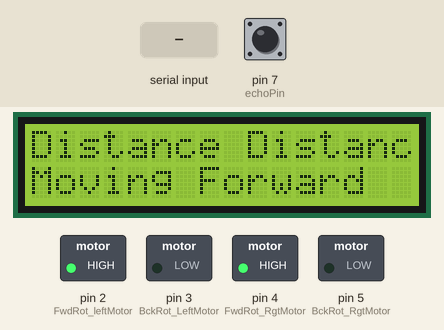
Recording of a sketch running on a simulated Arduino Uno, built with avr-gcc and run on an emulated ATmega328P. Parts: 16×2 character LCD, switched loads named in the sketch (green lamp = pin HIGH). Inputs (shaded band) come from the test bench; at power-on: pin 7 (echoPin) LOW. Pins used as bus, display or sensor lines are not drawn; what the sketch prints to the serial monitor is not drawn.

Above: at 1.7 s.
1.8 s: "1" received over the second serial link
3.6 s: pin 7 (echoPin) pulsed HIGH 2 times (0.12 s each, 0.3 s apart)
At 4.5 s:
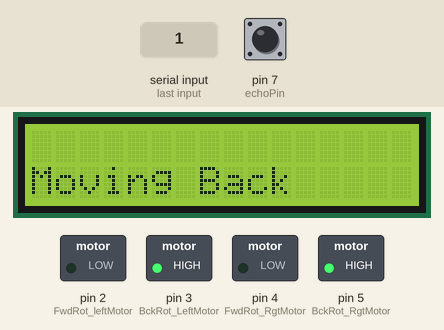
At 5.5 s:
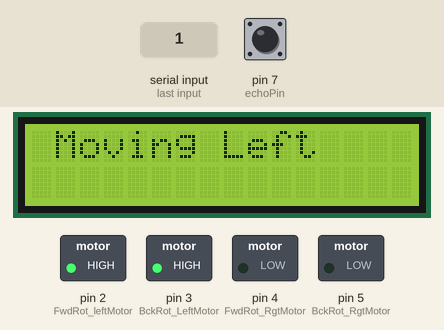
Timing chart, 0 to 7.2 s (numbered marks = the images above; inputs shaded):
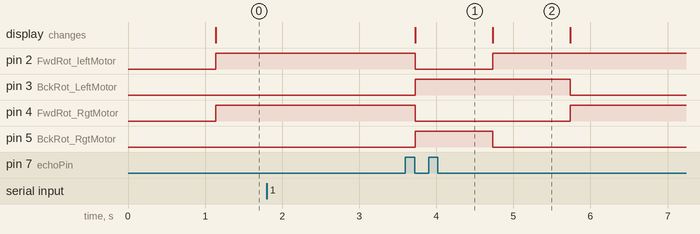

The sketch:

group_project_copy_20250122142552.ino
```cpp
//pins for sensor
#define echoPin 7
#define trigPin 6

//pins for motor
#define FwdRot_leftMotor 2
#define BckRot_LeftMotor 3
#define FwdRot_RgtMotor 4
#define BckRot_RgtMotor 5

//pins for LCD display
#include <LiquidCrystal.h>
const int rs=13, en=12, d4=8, d5=9, d6=10, d7=11;
LiquidCrystal Lcd(rs, en, d4, d5, d6, d7);

long duration;
int distance;

//pins for GPS
#include <SoftwareSerial.h>
SoftwareSerial gpsSerial(0, 1);

void setup() {
pinMode(echoPin, INPUT);
pinMode(trigPin, OUTPUT);
pinMode(FwdRot_leftMotor, OUTPUT);
pinMode(BckRot_LeftMotor, OUTPUT);
pinMode(FwdRot_RgtMotor, OUTPUT);
pinMode(BckRot_RgtMotor, OUTPUT);
Lcd.begin(16, 2);
 Serial.begin(9600);
  gpsSerial.begin(9600);
  Lcd.begin(16, 2);
  Lcd.print("GPS Initializing...");
}

void loop() {
  digitalWrite(trigPin,LOW);
  delayMicroseconds(2);

  digitalWrite(trigPin,HIGH);
  delayMicroseconds(10);

  duration = pulseIn(echoPin, HIGH);
  distance = duration * 0.034/2
  ;
  Lcd.setCursor(0,0);
  Lcd.print("Distance");
  Lcd.setCursor(9,0);
  Lcd.print("Distance");


  if(distance>= 500) {
   //rotate in opposie direction
   Lcd.clear();
   Lcd.setCursor(0, 1);
   Lcd.print("Moving Back");
   digitalWrite(BckRot_LeftMotor, HIGH);
   digitalWrite(BckRot_RgtMotor, HIGH);

   digitalWrite(FwdRot_leftMotor, LOW);
   digitalWrite(FwdRot_RgtMotor, LOW);

   delay(1000);
   Lcd.clear();
   Lcd.setCursor(1,0);
   Lcd.print("Moving Left");


   //move in left/right direction
   digitalWrite(BckRot_LeftMotor, HIGH);
   digitalWrite(BckRot_RgtMotor, LOW);

   digitalWrite(FwdRot_leftMotor, HIGH);
   digitalWrite(FwdRot_RgtMotor, LOW);

  } else {
    //moving forward
   Lcd.clear();
   Lcd.setCursor(0,1);
   Lcd.print("Moving Forward");
   Lcd.setCursor(0,0);
  Lcd.print("Distance");
  Lcd.setCursor(9,0);
  Lcd.print("Distance");

   digitalWrite(BckRot_LeftMotor, LOW);
   digitalWrite(BckRot_RgtMotor, LOW);

   digitalWrite(FwdRot_leftMotor, HIGH);
   digitalWrite(FwdRot_RgtMotor, HIGH);
     }
      if (gpsSerial.available()) {
    char c = gpsSerial.read();
    Serial.print(c); // Print raw GPS data in Serial Monitor
     }
   }
```

Measured:
- after the input at 1.8 s, every drawn part: stays the same
- after the input at 3.6 s, pin 2 (FwdRot_leftMotor): HIGH → LOW after 0.13 s, → HIGH 1.0 s later; pin 3 (BckRot_LeftMotor): LOW → HIGH after 0.13 s, → LOW 2.0 s later; pin 4 (FwdRot_RgtMotor): HIGH → LOW after 0.13 s, → HIGH 2.0 s later; pin 5 (BckRot_RgtMotor): LOW → HIGH after 0.13 s, → LOW 1.0 s later; the display: changes after 0.13 s (image 1)
- what the display in image 2 shows lasts 1.0 s, from 4.7 s to 5.7 s
